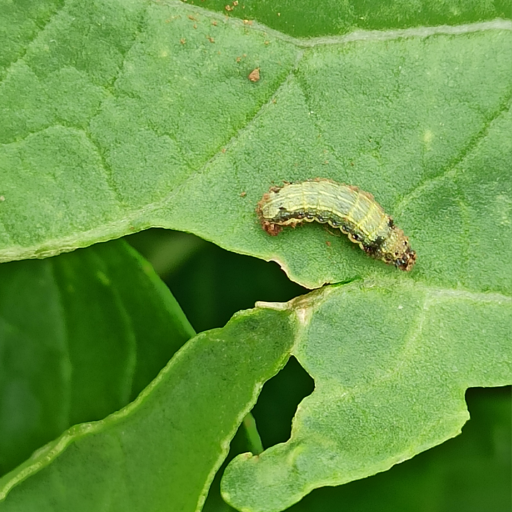
#> input picture Dataset/testing/ADA HAMA/403.png, 512 x 512 px; its folder holds only this picture in this run
$ jupyter execute glcmTesting.ipynb
#> lines starting #> are read from the running program, lines starting #| are printed output that depends on the picture
[cell 1]
import numpy as np
import cv2 as cv
import matplotlib.pyplot as plt
import math
import pandas as pd
import imutils.paths as path
from tqdm import tqdm
import os
from sklearn.preprocessing import LabelEncoder

[cell 2]
PATH = 'F:/applications/python/Klasifikasi_Daun_Sawi/Dataset/testing/ADA HAMA'

imgtraining1 = os.path.join(PATH)
filenames = os.listdir(imgtraining1)

print("jumlah", filenames)
imagePaths = sorted(list(path.list_images(PATH)))

data=[]
for i in tqdm(imagePaths, desc="load"):
    imgg = cv.imread(i)
#> imgg is the input picture: shape (512, 512, 3); mean B, G, R 71, 154.7, 106.8
    img = cv.cvtColor(imgg, cv.COLOR_BGR2GRAY)
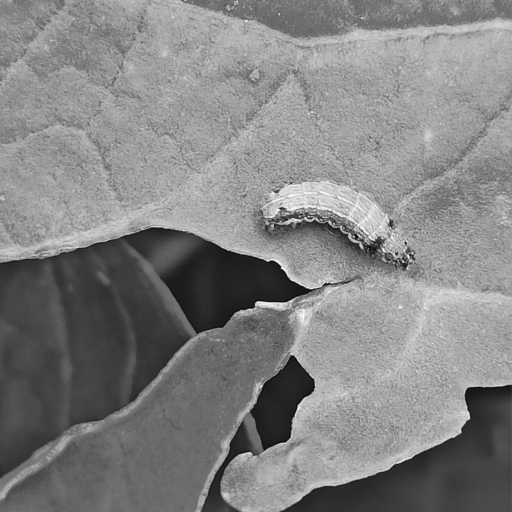
#> img: shape (512, 512); min 4, max 250, mean 130.8
    imgrgb = cv.cvtColor(imgg, cv.COLOR_RGB2BGR)
    a = cv.resize(img, (700, 700))
    data.append(a)
    # print(imgrgb)

[cell 3]
def derajat0 (img):
    max  = np.max(img)
    imgTmp = np.zeros([max+1, max+1])
    for i in range (len(img)):
        for j in range (len(img[i])-1):
            imgTmp[img[i,j],img[i,j+1]] += 1

    transpos = np.transpose(imgTmp)
    data = imgTmp+transpos

    tmp = 0
    for i in range (len(data)):
        for j in range (len(data)):
            tmp+=data[i,j]

    for i in range (len(data)):
        for j in range(len(data)):
            data[i,j]/=tmp

    return data
# print(data)

[cell 4]
def derajat45 (img):
    max  = np.max(img)
    imgTmp = np.zeros([max+1, max+1])
    for i in range (len(img)-1):
        for j in range (len(img[i])-1):
            imgTmp[img[i+1,j],img[i,j+1]] += 1

    transpos = np.transpose(imgTmp)
    data = imgTmp+transpos

    tmp = 0
    for i in range(len(data)):
        for j in range (len(data)):
            tmp+=data[i,j]

    for i in range (len (data)):
        for j in range(len(data)):
            data[i,j]/=tmp
    return data
# print(data)

[cell 5]
def derajat90 (img):
    max  = np.max(img)
    imgTmp = np.zeros([max+1, max+1])
    for i in range (len (img)-1):
        for j in range (len (img[i])):
            imgTmp[img[i+1,j],img[i,j]] += 1

    transpos = np.transpose(imgTmp)
    data = imgTmp+transpos

    tmp = 0
    for i in range(len(data)):
        for j in range (len(data)):
            tmp+=data[i,j]

    for i in range (len (data)):
        for j in range(len(data)):
            data[i,j]/=tmp
    return data

[cell 6]
def derajat135 (img):
    max  = np.max(img)
    imgTmp = np.zeros([max+1, max+1])
    for i in range (len (img)-1):
        for j in range (len (img[i])-1):
            imgTmp[img[i,j],img[i+1,j+1]] += 1

    transpos = np.transpose(imgTmp)
    data = imgTmp+transpos

    tmp = 0
    for i in range(len(data)):
        for j in range (len(data)):
            tmp+=data[i,j]

    for i in range (len(data)):
        for j in range(len(data)):
            data[i,j]/=tmp
    return data

[cell 7]
hasil = []
for i in tqdm (range (len (data)),desc='GLCM'):
    dat = []
    dat.append(derajat0 (data[i]))
    dat.append(derajat45 (data[i]))
    dat.append(derajat90 (data[i]))
    dat.append(derajat135 (data[i]))
    hasil.append(dat)
#> this loop made 1 pass
#> after the loop, hasil = 1 item
    # print(dat)

[cell 8]
def contras (data):
    contras = 0
    for i in range (len (data)):
        for j in range (len (data)):
            contras+=data[i,j]*pow(i-j,2)
    return contras

[cell 9]
def entropy (data):
    entro = 0
    for i in range (len (data)):
        for j in range (len (data)):
            if data[i,j] > 0.0:
                entro += -(data[i,j] * math.log(data[i,j]))
    return entro

[cell 10]
def homogentitas (data):
    homogen = 0
    for i in range (len (data)):
        for j in range (len (data)):
            homogen+=data[i,j] * (1+(pow(i-j,2)))
    return homogen

[cell 11]
def energi (data):
    ener = 0
    for i in range (len (data)):
        for j in range (len (data)):
            ener += data[i,j]**2

    return ener

[cell 12]
data0energi=[]
data0 = []
x = ['0','45','90','135']
labelClass = "Folder 01"
folder = []
data45 = []
data90 = []
data135 = []
hasilnya = []
jumlahdata = 0

for j in tqdm (range(len(hasil)),desc="Ekstaksi"):
    da = []
    if jumlahdata <= 500:

        da.append(filenames[j])
        for i in hasil[j]:
            dx = energi (i)
            da.append(dx)

            labelClass = np.array([i])

            dh = homogentitas (i)
            da.append(dh)

            den = entropy (i)
            da.append(den)

            dco = contras (i)
            da.append(dco)

        # insertoCsv('G3',da)
        hasilnya.append(da)
#> this loop made 1 pass
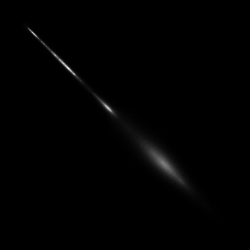
#> i: shape (250, 250) float64; min 0, max 0.00243, mean 1.6e-05; drawn with min black and max white
#> after the loop, hasilnya = [['403.png', 0.000718, 43.26, 7.8, 42.26, 0.000531, 96.73, 8.14, 95.73, 0.000695, 65, 7.89, 64, 0.000546, 98.84, 8.12, 97.84]]

[cell 13]
namatabel = ["Citra","energy_0", "homogenity_0", "entrophy_0", "contrast_0", "energy_45", "homogenity_45", "entrophy_45", "contrast_45"
, "energy_90", "homogenity_90", "entrophy_90", "contrast_90", "energy_135", "homogenity_135", "entrophy_135", "contrast_135"]
df = pd.DataFrame(hasilnya, columns=namatabel)
#> df = table of 1 rows and 17 columns
# label 0 = tidak berformalin
df.insert(17, column = "Label", value = 1)
df.to_csv(r'EkstraksiDaunADAHAMA_Testing.csv', index=False)

$ run again, on Dataset/testing/ADA HAMA/412.png
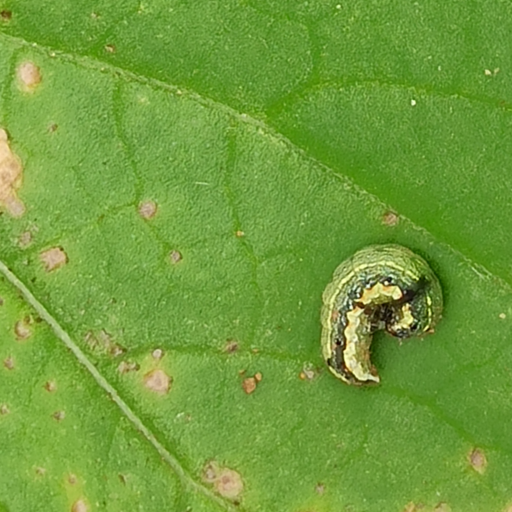
#> input picture Dataset/testing/ADA HAMA/412.png, 512 x 512 px
#> imgg is the input picture: shape (512, 512, 3); mean B, G, R 58.9, 156.6, 112.8
#> `img = cv.cvtColor(imgg, cv.COLOR_BGR2GRAY)`:
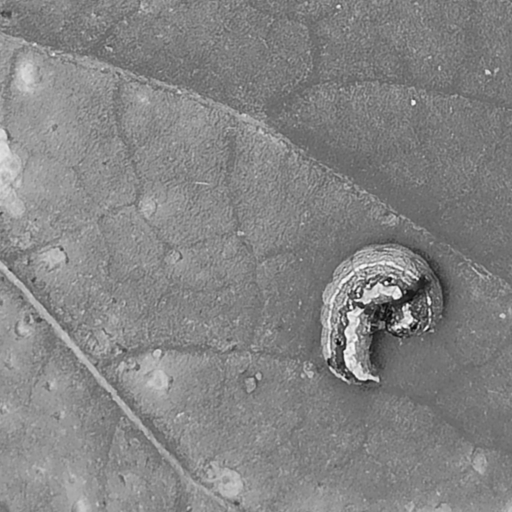
#> img: shape (512, 512); min 5, max 249, mean 132.4
#> the loop `for i in tqdm (range (len (data)),desc='GLCM'):` made 1 pass
#> after the loop `for i in tqdm (range (len (data)),desc='GLCM'):`: hasil = 1 item
#> the loop `for j in tqdm (range(len(hasil)),desc="Ekstaksi"):` made 1 pass
#> after the loop `for j in tqdm (range(len(hasil)),desc="Ekstaksi"):`:
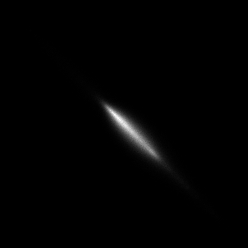
#> i: shape (248, 248) float64; min 0, max 0.00165, mean 1.63e-05; drawn with min black and max white
#> after the loop `for j in tqdm (range(len(hasil)),desc="Ekstaksi"):`: hasilnya = [['412.png', 0.000918, 45.95, 7.5, 44.95, 0.000754, 75.66, 7.71, 74.66, 0.00102, 38.28, 7.4, 37.28, 0.000692, 79.58, 7.77, 78.58]]
#> df = table of 1 rows and 17 columns

$ run again, on Dataset/testing/ADA HAMA/413.png
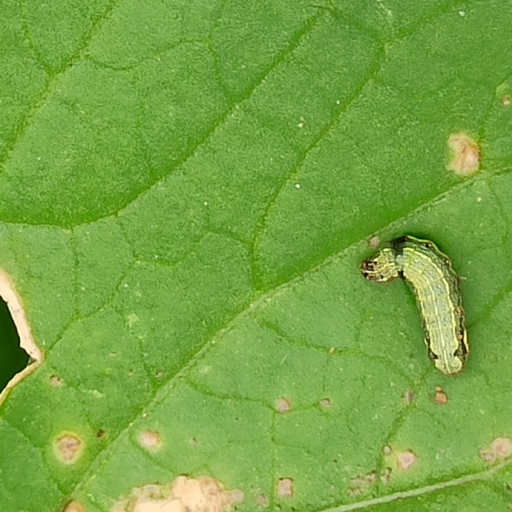
#> input picture Dataset/testing/ADA HAMA/413.png, 512 x 512 px
#> imgg is the input picture: shape (512, 512, 3); mean B, G, R 66.7, 164.6, 118.3
#> `img = cv.cvtColor(imgg, cv.COLOR_BGR2GRAY)`:
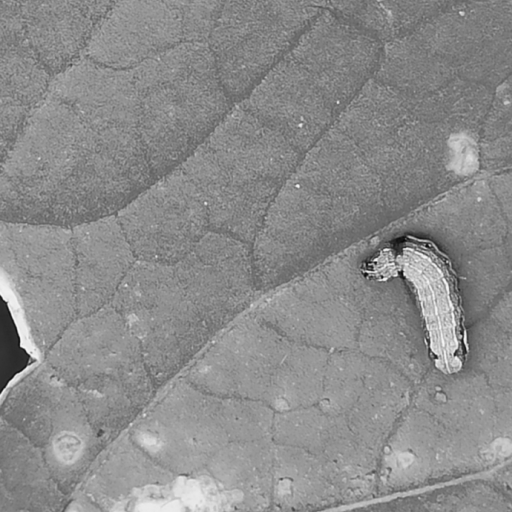
#> img: shape (512, 512); min 7, max 247, mean 139.6
#> the loop `for i in tqdm (range (len (data)),desc='GLCM'):` made 1 pass
#> after the loop `for i in tqdm (range (len (data)),desc='GLCM'):`: hasil = 1 item
#> the loop `for j in tqdm (range(len(hasil)),desc="Ekstaksi"):` made 1 pass
#> after the loop `for j in tqdm (range(len(hasil)),desc="Ekstaksi"):`:
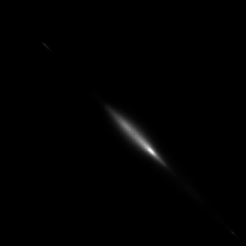
#> i: shape (246, 246) float64; min 0, max 0.00269, mean 1.65e-05; drawn with min black and max white
#> after the loop `for j in tqdm (range(len(hasil)),desc="Ekstaksi"):`: hasilnya = [['413.png', 0.00108, 39.31, 7.37, 38.31, 0.000762, 75.57, 7.7, 74.57, 0.00103, 37.99, 7.4, 36.99, 0.000815, 65.69, 7.65, 64.69]]
#> df = table of 1 rows and 17 columns

$ run again, on Dataset/testing/ADA HAMA/416.png
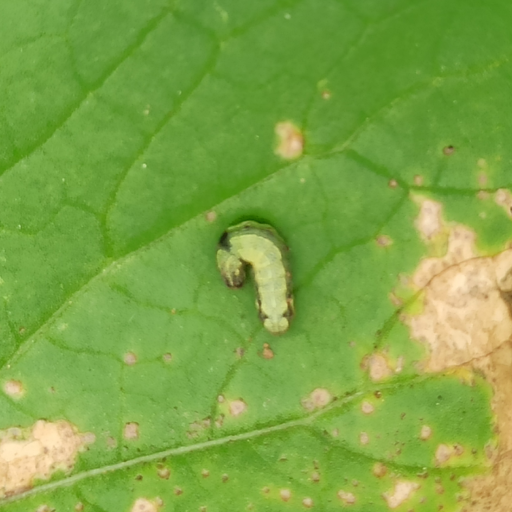
#> input picture Dataset/testing/ADA HAMA/416.png, 512 x 512 px
#> imgg is the input picture: shape (512, 512, 3); mean B, G, R 68.9, 165.2, 125.6
#> `img = cv.cvtColor(imgg, cv.COLOR_BGR2GRAY)`:
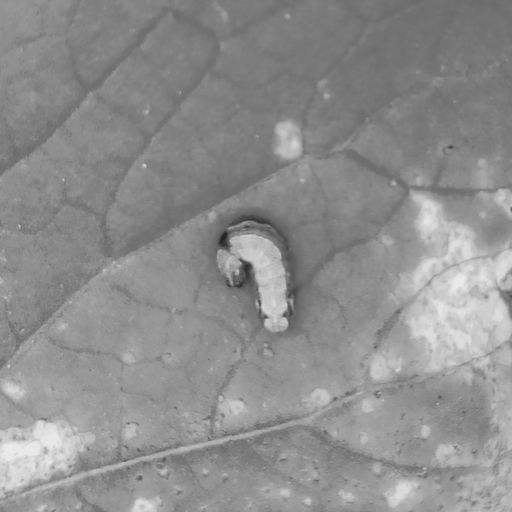
#> img: shape (512, 512); min 34, max 236, mean 142.4
#> the loop `for i in tqdm (range (len (data)),desc='GLCM'):` made 1 pass
#> after the loop `for i in tqdm (range (len (data)),desc='GLCM'):`: hasil = 1 item
#> the loop `for j in tqdm (range(len(hasil)),desc="Ekstaksi"):` made 1 pass
#> after the loop `for j in tqdm (range(len(hasil)),desc="Ekstaksi"):`:
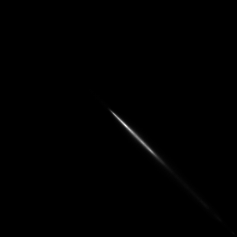
#> i: shape (237, 237) float64; min 0, max 0.00664, mean 1.78e-05; drawn with min black and max white
#> after the loop `for j in tqdm (range(len(hasil)),desc="Ekstaksi"):`: hasilnya = [['416.png', 0.00287, 7.38, 6.5, 6.38, 0.00215, 13.73, 6.82, 12.73, 0.00272, 8.85, 6.58, 7.85, 0.00209, 14.86, 6.86, 13.86]]
#> df = table of 1 rows and 17 columns

$ run again, on Dataset/testing/ADA HAMA/405.png
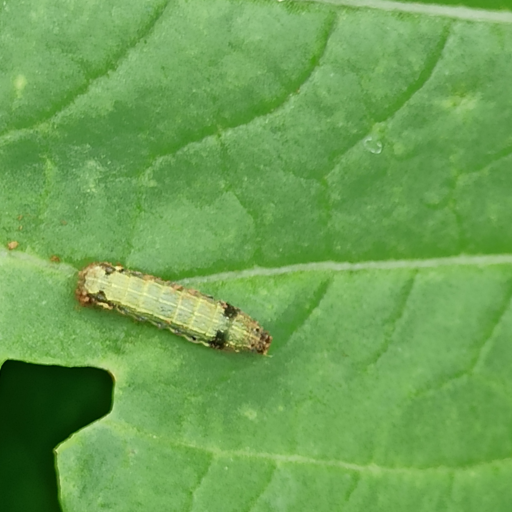
#> input picture Dataset/testing/ADA HAMA/405.png, 512 x 512 px
#> imgg is the input picture: shape (512, 512, 3); mean B, G, R 83, 162, 108.5
#> `img = cv.cvtColor(imgg, cv.COLOR_BGR2GRAY)`:
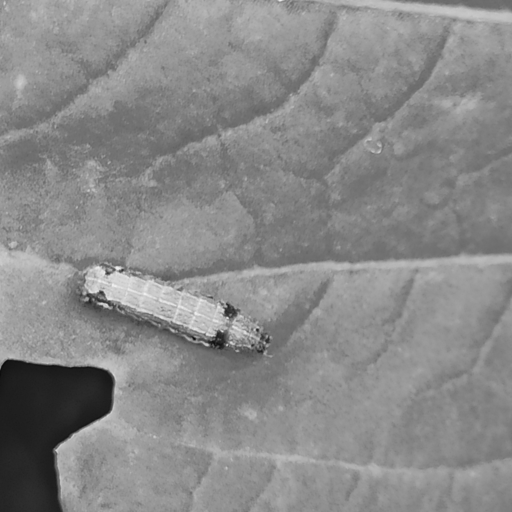
#> img: shape (512, 512); min 12, max 240, mean 137
#> the loop `for i in tqdm (range (len (data)),desc='GLCM'):` made 1 pass
#> after the loop `for i in tqdm (range (len (data)),desc='GLCM'):`: hasil = 1 item
#> the loop `for j in tqdm (range(len(hasil)),desc="Ekstaksi"):` made 1 pass
#> after the loop `for j in tqdm (range(len(hasil)),desc="Ekstaksi"):`:
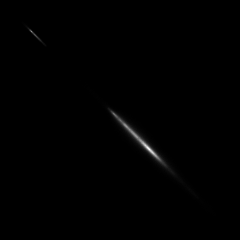
#> i: shape (240, 240) float64; min 0, max 0.00465, mean 1.74e-05; drawn with min black and max white
#> after the loop `for j in tqdm (range(len(hasil)),desc="Ekstaksi"):`: hasilnya = [['405.png', 0.00205, 12.81, 6.75, 11.81, 0.00156, 26.91, 7.05, 25.91, 0.00206, 16.63, 6.79, 15.63, 0.0015, 26.45, 7.1, 25.45]]
#> df = table of 1 rows and 17 columns
